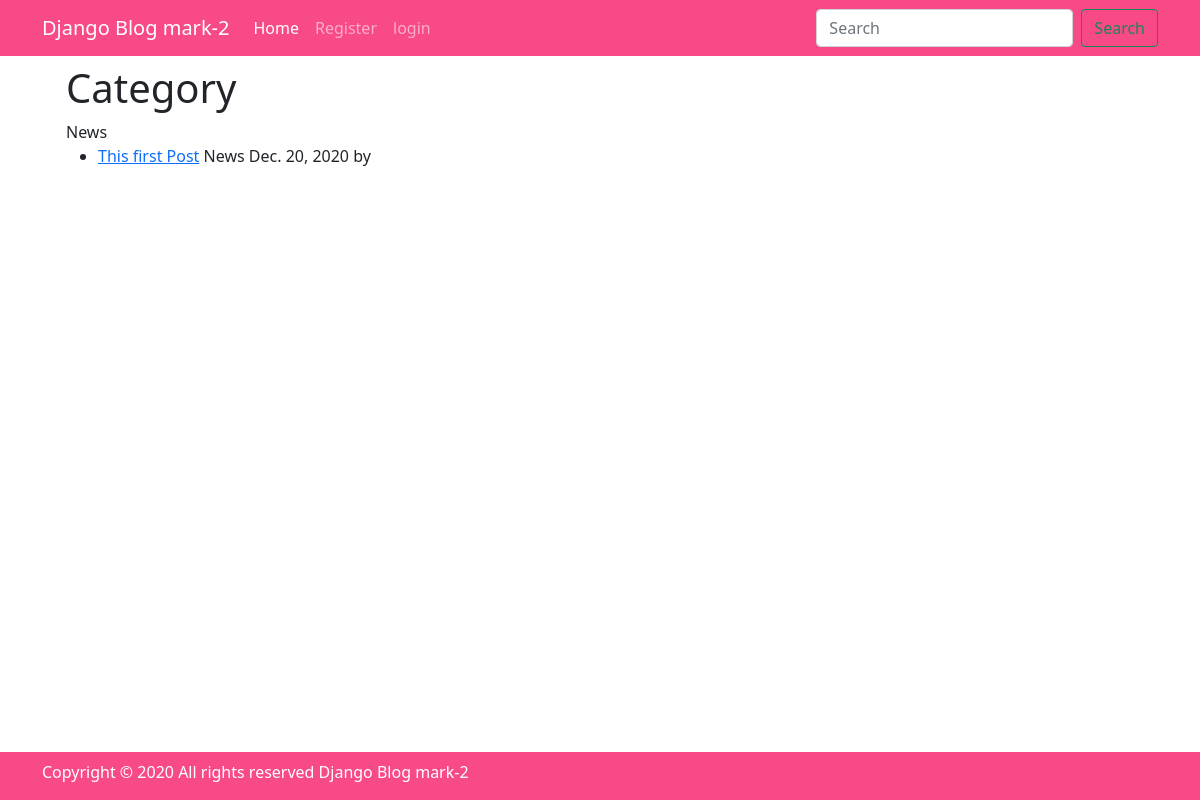
/category/News/, run on the app's committed database.
### theblog/models.py (models this page shows, shortened)
class Post(models.Model):
    title = models.CharField(max_length=250)
    author  =models.ForeignKey(User,on_delete=models.CASCADE)
    body=RichTextField(blank=True,null=True)
    category=models.CharField(max_length=50,default='unknown')
    snippets=models.CharField(max_length=250)
    thumbnail=models.ImageField(null=True , blank=True ,upload_to='static/upload/images/')
    publish = models.DateTimeField(auto_now_add=True)
    likes= models.ManyToManyField(User,related_name='blog_posts')

### theblog/views.py (the view)
# urls.py: path('category/<str:cate>/', CategoryView,name='category'),
def CategoryView(request,cate):
    category_post= Post.objects.filter(category=cate)
    parmas={'cate':cate.title,'category_post':category_post,}
    return render(request,'category.html',parmas)

### theblog/templates/category.html (shortened to what this page needs)
{% extends 'base.html' %}
{% block contact %}
<div class="site-section py-0">
    <div class="site-section">
        <div class="container">
            <h1>Category</h1>
{{cate}}
{% if category_post %}
{% for post in  category_post %}
<ul>
    <li><a href="{% url 'article' post.pk %}">{{post.title}}</a>  {{post.category}}
  {{post.publish.date}}
  by {{post.author.first_name}}
</ul>
{% endfor%}
{%else%}
<h2>Sorry this Page does not exit</h2>
{%endif%}
</div>
</div>
</div>
{% endblock %}

### data on the page
Post: category "News", title "This first Post", publish "Dec. 20, 2020"
